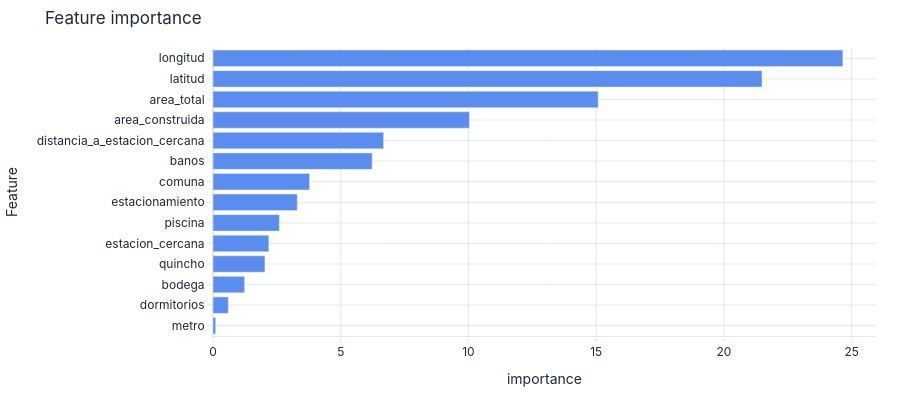

Notebook cell for this chart:
### Markdown cell above
### Importancia de variables (qué pesa)

Qué variables mueven más la predicción. Suele confirmar lo esperable (área, comuna) y a veces revela algo no obvio. **Ojo:** que una variable *pese* no significa que *cause* el precio (asociación, no causalidad).

### Code cell
exp.plot_model(mejor, plot='feature')

### Figure 1 — Plotly figure (JSON) as saved in the notebook; plotly's stock layout.template omitted (floating-point values rounded to 4 significant figures)
{"data": [{"hovertemplate": "%{y}<br>Importance: %{x:.4f}<extra></extra>", "marker": {"color": "#5B8DEF"}, "orientation": "h", "type": "bar", "x": [0.1044, 0.5988, 1.235, 2.032, 2.186, 2.597, 3.298, 3.778, 6.231, 6.678, 10.04, 15.08, 21.49, 24.66], "y": ["metro", "dormitorios", "bodega", "quincho", "estacion_cercana", "piscina", "estacionamiento", "comuna", "banos", "distancia_a_estacion_cercana", "area_construida", "area_total", "latitud", "longitud"]}], "layout": {"font": {"color": "#1E293B", "family": "Inter, system-ui, sans-serif", "size": 12}, "height": 396, "hoverlabel": {"bgcolor": "white", "bordercolor": "#E2E8F0", "font": {"family": "Inter, system-ui, sans-serif", "size": 12}}, "legend": {"bgcolor": "rgba(0,0,0,0)", "borderwidth": 0, "orientation": "h", "x": 0, "y": -0.18}, "margin": {"b": 48, "l": 56, "r": 24, "t": 48}, "paper_bgcolor": "rgba(0,0,0,0)", "plot_bgcolor": "rgba(0,0,0,0)", "showlegend": false, "title": {"text": "Feature importance"}, "xaxis": {"automargin": true, "gridcolor": "#E2E8F0", "linecolor": "#E2E8F0", "tickcolor": "#E2E8F0", "ticks": "outside", "title": {"text": "importance"}, "zerolinecolor": "#E2E8F0"}, "yaxis": {"automargin": true, "gridcolor": "#E2E8F0", "linecolor": "#E2E8F0", "tickcolor": "#E2E8F0", "ticks": "outside", "title": {"text": "Feature"}, "zerolinecolor": "#E2E8F0"}}}
